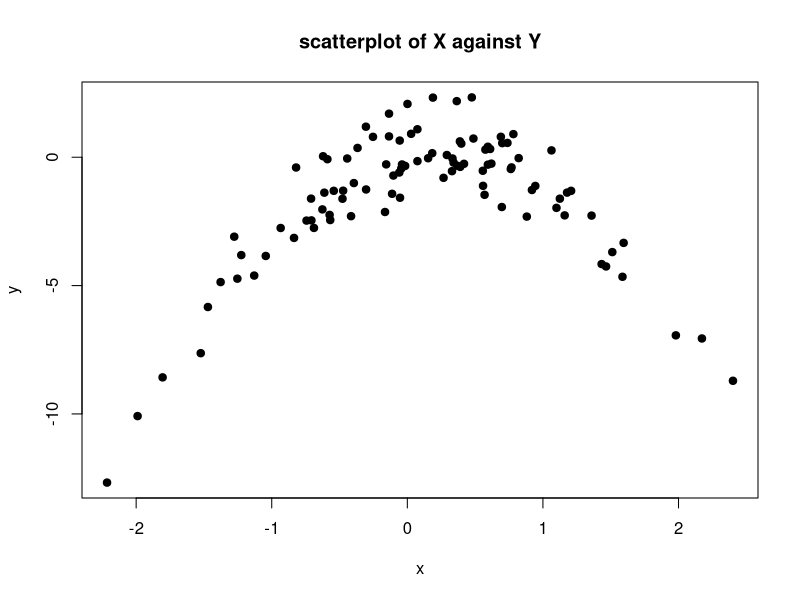

The R source for this figure:
#_________________PART A________________________
#_______________________________________________
# Goal: Generate a simulated data set
# i. In this data set, what is n and what is p? 
# ii. Write out the model used to generate the data in equation form.

set.seed (1)
# rnorm(n, mean = 0, sd = 1)
x <- rnorm (100)
y <- x - 2 * x^2 + rnorm (100)

#--------------[i]----------------
# n is the number of the observation and here we created a dataset with 100 observations.
# So n is equal to 100
# p is the number of predictors. here predictors are x and x^2
# So p is equal to 2

#--------------[ii]----------------
# The model = x - 2 + 2*x^2 + error here rnorm(100) play the role of error that is a small number.
# We can write it in this way: f(x) = x - 2 + 2*x^2 
# So the model= Y = f(x) + error
# We know this error is irreducible which has the mean zero and sd=1 and they have a Normal dist.
# becuse we made it that way with rnorm function :)

#_________________PART B________________________
#_______________________________________________
# Goal: Create a scatterplot of X against Y. 
# i. Comment on what you find.

plot(x, y, main='scatterplot of X against Y',
   xlab='x', ylab='y', pch=19)

#--------------[i]----------------
# It obviously a quadratic function.
# Since plot indicates a distinct parabolic pattern.

#_________________PART C________________________
#_______________________________________________
# Goal: Set a random seed, and then compute the LOOCV errors that
# result from fitting the following four models using least squares

set.seed(2022)
x <- rnorm (100)
y <- x - 2 * x^2 + rnorm (100)

# Create a data frame with all predictors in all models.
data_frame = data.frame(y, x, x^2, x^3, x^4)

# We have to store all of the errors in the matrix then we could get the average of them.
# To initialize we plug zero as the elements of the matrix. but it could be any numbers.
# o_error stands for out of sample error
o_error = matrix(0, nrow=100, ncol = 4)

for (i in 1:100)
{
    # we should exclude the ith row means the ith input out of the data and use it as trained data.
    train_data = data_frame[-i,]

    # our linear regression models are fit using the lm function with the traindata data frame, 
    # with the response variable y and different predictor variables 
    # x, x + x^2, x + x^2 + x^3, and x + x^2 + x^3 + x^4 respectively.

    # Fit the data with the model : Y = β0 + β1X + ϵ
    fitted_lm1 =lm(y ~ x, data=train_data)
    # Fit the data with the model : Y = β0 + β1X + β2X2 + ϵ
    fitted_lm2 =lm(y ~ x + x.2, data=train_data)
    # Fit the data with the model : Y = β0 + β1X + β2X2 + β3X3 + ϵ
    fitted_lm3 =lm(y ~ x + x.2 + x.3, data=train_data)
    # Fit the data with the model : Y = β0 + β1X + β2X2 + β3X3 + β4X4 + ϵ
    fitted_lm4 =lm(y ~ x + x.2 + x.3 + x.4, data=train_data)

    # data$y[i] accesses the i-th element of the y column in the data data frame
    # which here is considered as output of out of sample data since i excluded from the trained data 
    # and we still in the for loop scope
    real_y_oos = data_frame$y[i]

    # Prediction using the four given models. 
    predict1_y_oos = predict(fitted_lm1 ,data_frame)[i]
    predict2_y_oos = predict(fitted_lm2 ,data_frame)[i]
    predict3_y_oos = predict(fitted_lm3 ,data_frame)[i]
    predict4_y_oos = predict(fitted_lm4 ,data_frame)[i]

    # Now we calculate the errors for out of sample data and 
    # insert the errors into the out of sample error that we have made.
    # For the first model
    o_error[i,1] = real_y_oos-predict1_y_oos
    # For the second model
    o_error[i,2] = real_y_oos-predict2_y_oos
    # For the third model
    o_error[i,3] = real_y_oos-predict3_y_oos
    # For the forth model
    o_error[i,4] = real_y_oos-predict4_y_oos
  
}

# Initialize zero vector for MSE with 4 elements
MSE=rep(0,4)
# Now we can easily compute the average of the errors for each model.
#. i is defined! I thought it is out of the scope:/ so whenever i run the below code with i as index got a wrong answer!!
for (j in 1:4){
  MSE[j] = mean( o_error[,j]^2 )
}
MSE

#_________________PART D________________________
#_______________________________________________
# Goal:  Underestanding the function of setting seed (redo previous part with another seed)
# i. Are your results the same as what you got in (c)? Why?

set.seed(2023)
x <- rnorm (100)
y <- x - 2 * x^2 + rnorm (100)

# Create a data frame with all predictors in all models.
data_frame = data.frame(y, x, x^2, x^3, x^4)

# We have to store all of the errors in the matrix then we could get the average of them.
# To initialize we plug zero as the elements of the matrix. but it could be any numbers.
# o_error stands for out of sample error
o_error = matrix(0, nrow=100, ncol = 4)

for (i in 1:100){
    # we should exclude the ith row means the ith input out of the data and use it as trained data.
    train_data = data_frame[-i,]

    # our linear regression models are fit using the lm function with the traindata data frame, 
    # with the response variable y and different predictor variables 
    # x, x + x^2, x + x^2 + x^3, and x + x^2 + x^3 + x^4 respectively.

    # Fit the data with the model : Y = β0 + β1X + ϵ
    fitted_lm1 =lm(y ~ x, data=train_data)
    # Fit the data with the model : Y = β0 + β1X + β2X2 + ϵ
    fitted_lm2 =lm(y ~ x + x.2, data=train_data)
    # Fit the data with the model : Y = β0 + β1X + β2X2 + β3X3 + ϵ
    fitted_lm3 =lm(y ~ x + x.2 + x.3, data=train_data)
    # Fit the data with the model : Y = β0 + β1X + β2X2 + β3X3 + β4X4 + ϵ
    fitted_lm4 =lm(y ~ x + x.2 + x.3 + x.4, data=train_data)

    # data$y[i] accesses the i-th element of the y column in the data data frame
    # which here is considered as output of out of sample data since i excluded from the trained data 
    # and we still in the for loop scope
    real_y_oos = data_frame$y[i]

    # Prediction using the four given models. 
    predict1_y_oos = predict(fitted_lm1 ,data_frame)[i]
    predict2_y_oos = predict(fitted_lm2 ,data_frame)[i]
    predict3_y_oos = predict(fitted_lm3 ,data_frame)[i]
    predict4_y_oos = predict(fitted_lm4 ,data_frame)[i]

    # Now we calculate the errors for out of sample data and 
    # insert the errors into the out of sample error that we have made.
    # For the first model
    o_error[i,1] = real_y_oos-predict1_y_oos
    # For the second model
    o_error[i,2] = real_y_oos-predict2_y_oos
    # For the third model
    o_error[i,3] = real_y_oos-predict3_y_oos
    # For the forth model
    o_error[i,4] = real_y_oos-predict4_y_oos

}

# Initialize zero vector for MSE with 4 elements
MSE=rep(0,4)
# Now we can easily compute the average of the errors for each model.
#. i is defined! I thought it is out of the scope:/ so whenever i run the below code with i as index got a wrong answer!!
for (j in 1:4){
  MSE[j] = mean( o_error[,j]^2 )
}
MSE

#--------------[i]----------------
# We use another random seed so results are different since the data sets are different!

#_________________PART E________________________
#_______________________________________________
# Not Yet

#_________________PART F________________________
#_______________________________________________
# Goal: Comment on statistical significance of the coefficient estimates from fitting each of the models in (c) using least squares. 
# i. Do these results agree with the conclusions drawn based on the cross-validation results?

# Use summery() to comparing the results
summary(fitted_lm1)
summary(fitted_lm2)
summary(fitted_lm3)
summary(fitted_lm4)

# Not Yet